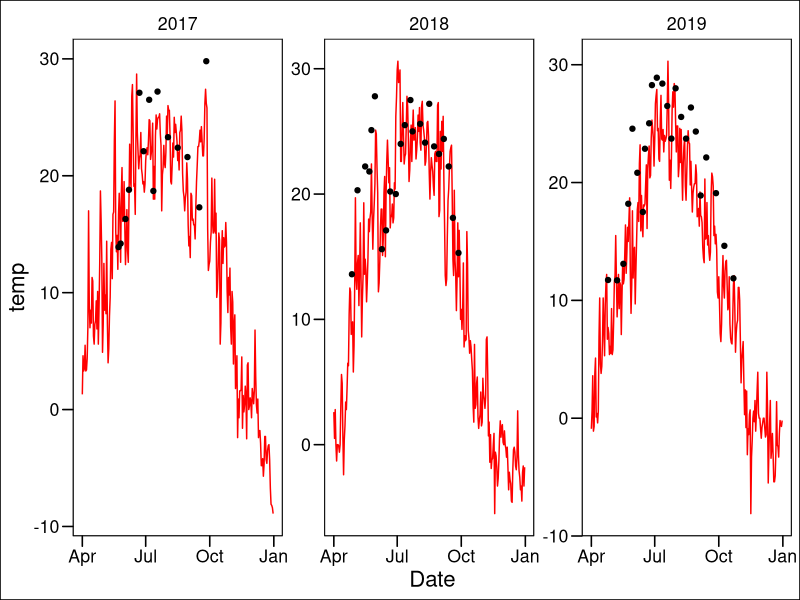
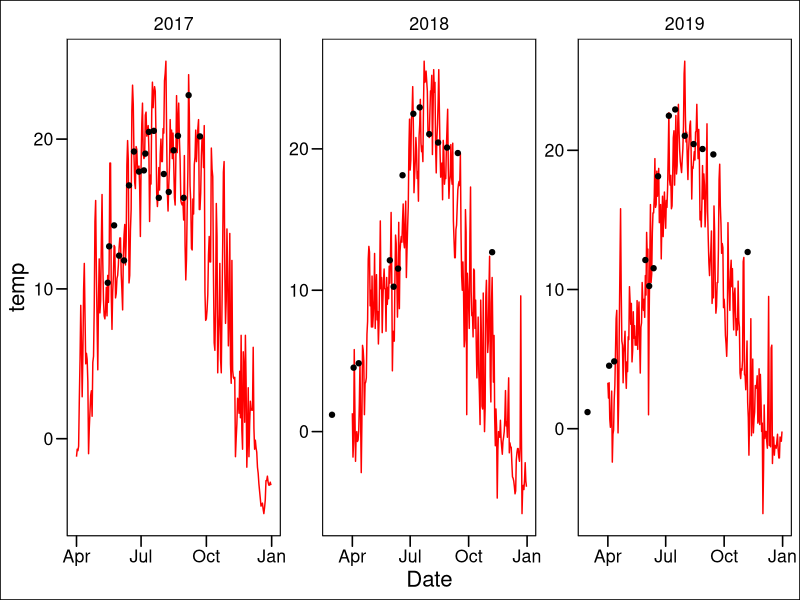

These charts were generated, in order, by the following R code:
## ---- chunk 1
library(readxl)
library(tidyverse)
library(ggthemes)
SoilTemp <- read_excel("data/SoilTemp.xlsx") |> 
  mutate(Year = year(Date))

Truro <- SoilTemp |> filter(Site != "Montreal")

Montreal <- SoilTemp |> filter(Site == "Montreal")
## ---- chunk 2
ggplot() +
  stat_summary(data = Montreal |> filter(Model == "DNDC"), mapping = aes(Date, temp), geom = "line", col = "red") +
  stat_summary(data = Montreal |> filter(Model == "Obs"), mapping = aes(Date, temp), geom = "point") +
  facet_wrap(~Year, scales = "free") + theme_base()
## ---- chunk 3
ggplot() +
  stat_summary(data = Truro |> filter(Model == "DNDC"), mapping = aes(Date, temp), geom = "line", col = "red") +
  stat_summary(data = Truro |> filter(Model == "Obs"), mapping = aes(Date, temp), geom = "point") +
  facet_wrap(~Year, scales = "free") +
  theme_base()
